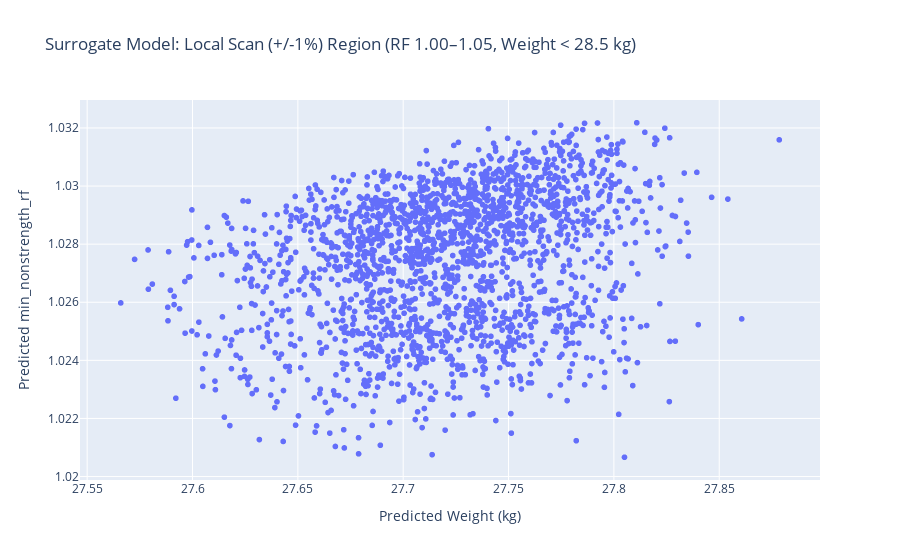

Notebook code for this chart:
### Code cell
import sys
sys.path.append(r"C:\Users\Felix\Documents\.Uni\Project\Git\tum-ase-project-2025-1_2\optimization")

import numpy as np
import pandas as pd
import plotly.express as px
from trained_surrogate import predict_rf_and_weight

# --- Your base input vector (25-dimensional) ---
base_vector = [
    28.02919603, 28.85779898, 28.44662807, 27.43628104, 28.66617122,
    27.73155523, 24.64874037, 22.95335333, 26.22720405, 24.21180338,
    6.05329586, 6.49089979, 6.159172323, 5.418504035, 6.144673094,
    4.442702595, 4.819598924, 5.202283445, 5.247025691, 4.421178302,
    4.735314264, 4.895437801, 4.935854921, 4.856812295, 5.590097472
]

# --- Define percent deviation (+/- as a fraction, e.g., 0.06 for 6%) ---
deviation = 0.01  # 6%

# --- Number of samples to generate ---
n_samples = 2000


# --- Calculate per-variable bounds ---
base = np.array(base_vector)
lower_bounds = base * (1 - deviation)
upper_bounds = base * (1 + deviation)

# Optional: enforce min/max if you wish to not go out of physical/realistic range
#abs_min = np.array([20]*5 + [20]*5 + [4.5]*5 + [4.2]*5 + [4.6]*5)
#abs_max = np.array([30]*5 + [30]*5 + [6.5]*5 + [5.6]*5 + [5.7]*5)
#lower_bounds = np.maximum(lower_bounds, abs_min)
#upper_bounds = np.minimum(upper_bounds, abs_max)

# --- Generate random samples in this local box ---
random_vectors = np.random.uniform(lower_bounds, upper_bounds, size=(n_samples, 25))

results = []
for x in random_vectors:
    rf_est, weight_est = predict_rf_and_weight(x)
    if 1.00 <= rf_est <= 1.05 and weight_est < 28.5:
        results.append(list(x) + [rf_est, weight_est])

# --- Save results to CSV ---
columns = [f'input_{i+1}' for i in range(25)] + ['predicted_min_nonstrength_rf', 'predicted_weight']
df_results = pd.DataFrame(results, columns=columns)
df_results.to_csv('surrogate_local_candidates.csv', index=False)
print(f"Saved {len(df_results)} samples in local region to 'surrogate_local_candidates.csv'.")

# --- Plot the results ---
fig = px.scatter(
    df_results, x='predicted_weight', y='predicted_min_nonstrength_rf',
    labels={'predicted_weight': 'Predicted Weight (kg)', 'predicted_min_nonstrength_rf': 'Predicted min_nonstrength_rf'},
    title=f"Surrogate Model: Local Scan (+/-{int(deviation*100)}%) Region (RF 1.00–1.05, Weight < 28.5 kg)"
)
fig.show()

### Figure 1 — Plotly figure (JSON) as saved in the notebook; plotly's stock layout.template omitted (floating-point values rounded to 4 significant figures; data arrays with more than 128 entries replaced by an {"elided": "..."} marker saying what was removed)
{"data": [{"hovertemplate": "Predicted Weight (kg)=%{x}<br>Predicted min_nonstrength_rf=%{y}<extra></extra>", "legendgroup": "", "marker": {"color": "#636efa", "symbol": "circle"}, "mode": "markers", "name": "", "showlegend": false, "type": "scattergl", "x": {"elided": "2000 float values"}, "xaxis": "x", "y": {"elided": "2000 float values"}, "yaxis": "y"}], "layout": {"legend": {"tracegroupgap": 0}, "title": {"text": "Surrogate Model: Local Scan (+/-1%) Region (RF 1.00–1.05, Weight < 28.5 kg)"}, "xaxis": {"anchor": "y", "domain": [0, 1], "title": {"text": "Predicted Weight (kg)"}}, "yaxis": {"anchor": "x", "domain": [0, 1], "title": {"text": "Predicted min_nonstrength_rf"}}}}
